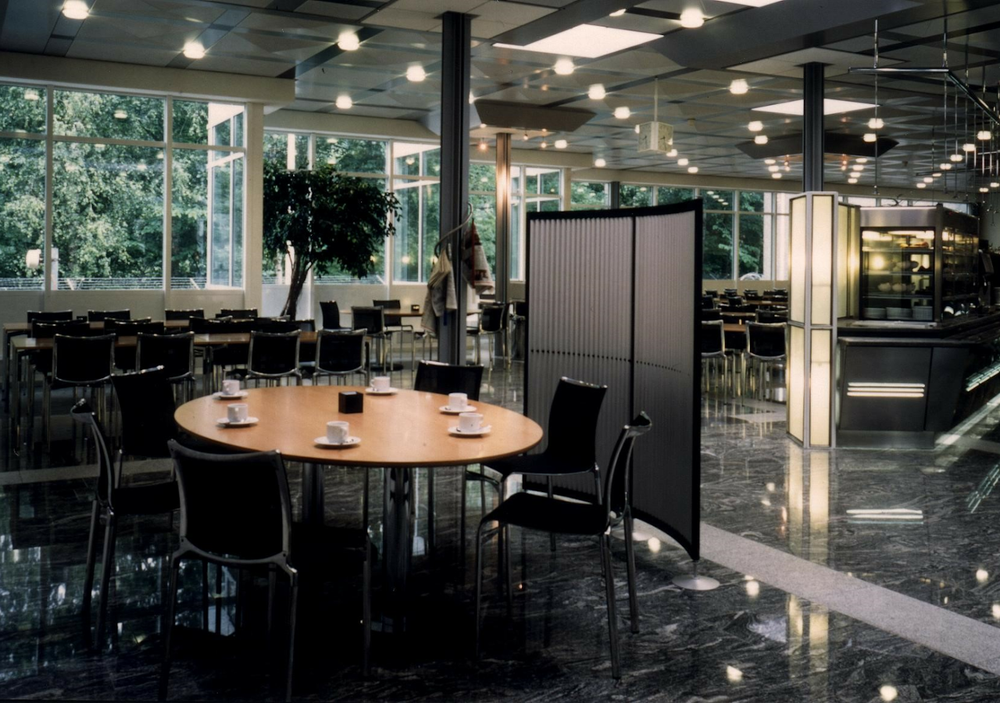
//> input picture Muehleberg.png, 1000 x 703 px, shrunk from 1280 x 900 before the run, given in place of the camera
$ ./laplace   (built with g++ and OpenCV 4)
//> lines starting //> are read from the running program, lines starting //| are printed output that depends on the picture
#include "opencv2/highgui/highgui.hpp"
#include "opencv2/imgproc/imgproc.hpp"
#include <opencv2/videoio/legacy/constants_c.h>

#include <ctype.h>
#include <stdio.h>
#include <iostream>

using namespace cv;
using namespace std;

static void
help() {
  cout << "\nThis program demonstrates Laplace point/edge detection using OpenCV function Laplacian()\n"
          "It captures from the camera of your choice: 0, 1, ... default 0\n"
          "Call:\n"
          "./laplace [camera #, default 0]\n"
       << endl;
}

int sigma = 3;
int smoothType = CV_GAUSSIAN;

int
main(int argc, char** argv) {
  VideoCapture cap;
  help();

  if(argc == 1 || (argc == 2 && strlen(argv[1]) == 1 && isdigit(argv[1][0])))
    cap.open(argc == 2 ? argv[1][0] - '0' : 0);
  else if(argc >= 2) {
    cap.open(argv[1]);
    if(cap.isOpened())
      cout << "Video " << argv[1] << ": width=" << cap.get(CV_CAP_PROP_FRAME_WIDTH) << ", height=" << cap.get(CV_CAP_PROP_FRAME_HEIGHT) << ", nframes=" << cap.get(CV_CAP_PROP_FRAME_COUNT) << endl;
    if(argc > 2 && isdigit(argv[2][0])) {
      int pos;
      sscanf(argv[2], "%d", &pos);
      cout << "seeking to frame #" << pos << endl;
      cap.set(CV_CAP_PROP_POS_FRAMES, pos);
    }
  }

  if(!cap.isOpened()) {
    cout << "Could not initialize capturing...\n";
    return -1;
  }

  namedWindow("Laplacian", 0);
  createTrackbar("Sigma", "Laplacian", &sigma, 15, 0);

  Mat smoothed, laplace, result;

  for(;;) {
    Mat frame;
    cap >> frame;
//> frame is the input picture: 703 rows x 1000 cols, CV_8UC3; mean B, G, R 66.5, 71.8, 71.5
    if(frame.empty())
      break;

    int ksize = (sigma * 5) | 1;
    if(smoothType == CV_GAUSSIAN)
      GaussianBlur(frame, smoothed, Size(ksize, ksize), sigma, sigma);
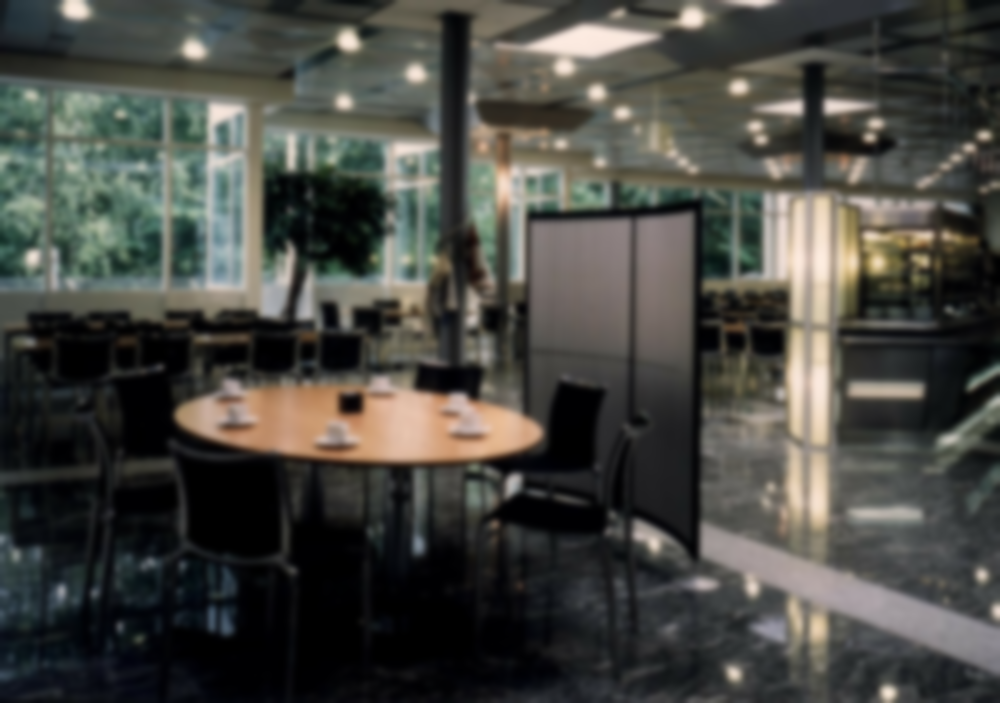
//> smoothed: 703 rows x 1000 cols, CV_8UC3; mean B, G, R 66.5, 71.8, 71.5
    else if(smoothType == CV_BLUR)
      blur(frame, smoothed, Size(ksize, ksize));
    else
      medianBlur(frame, smoothed, ksize);

    Laplacian(smoothed, laplace, CV_16S, 5);
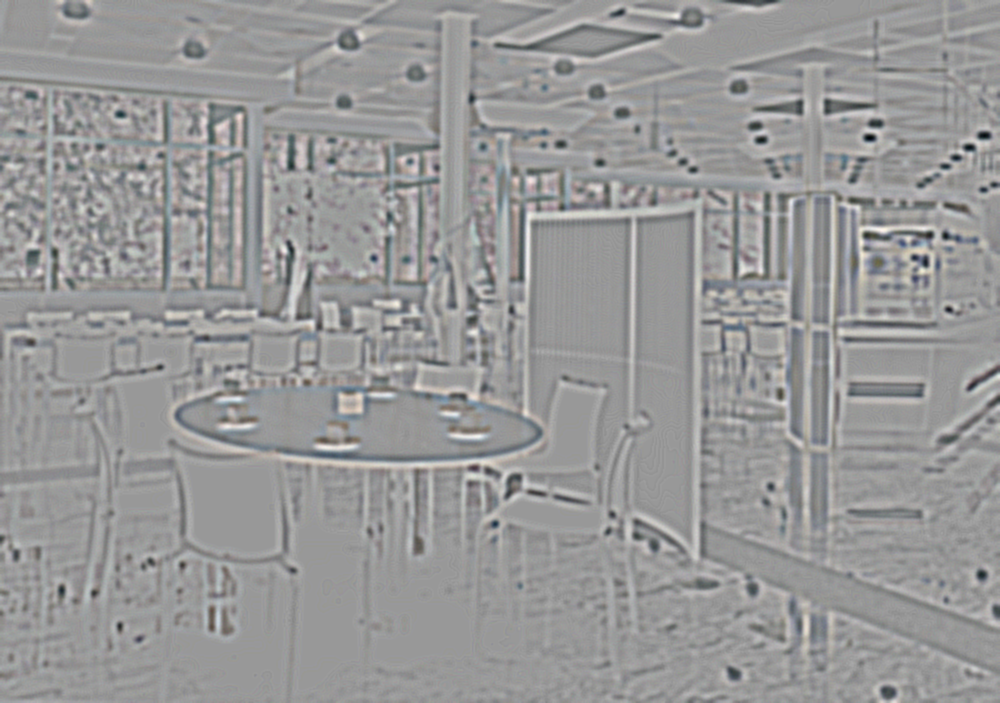
//> laplace: 703 rows x 1000 cols, CV_16SC3; mean B, G, R 0, 0, 0; drawn with min black and max white
    convertScaleAbs(laplace, result, (sigma + 1) * 0.25);
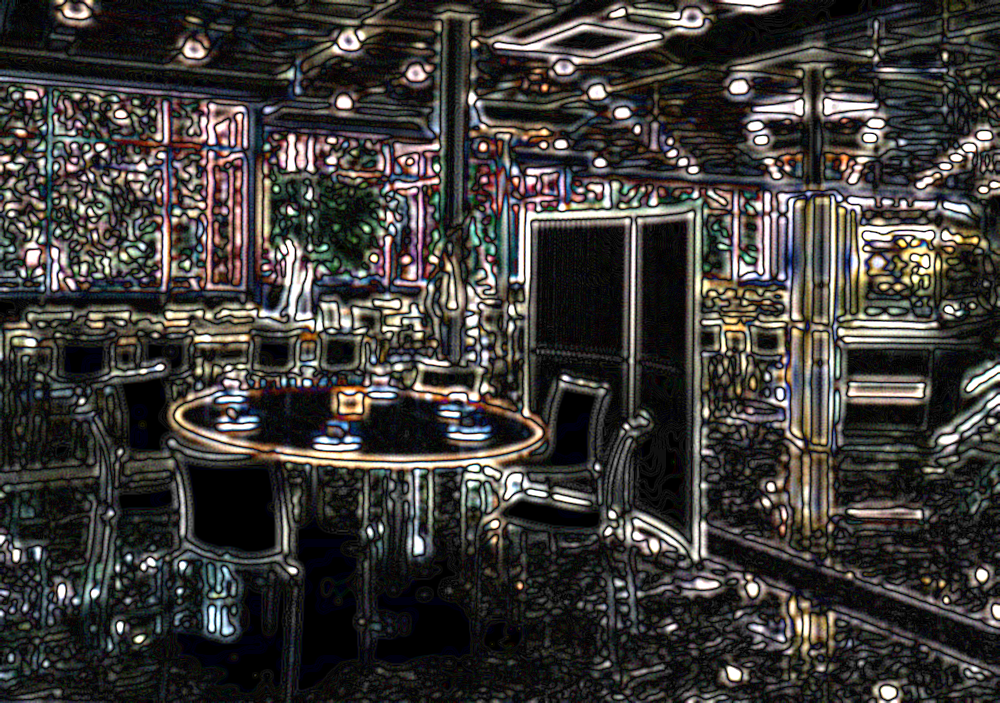
//> result: 703 rows x 1000 cols, CV_8UC3; mean B, G, R 57.6, 60.2, 62.6
    imshow("Laplacian", result);

    int c = waitKey(30);
//> the 'q' key is pressed
    if(c == ' ')
      smoothType = smoothType == CV_GAUSSIAN ? CV_BLUR : smoothType == CV_BLUR ? CV_MEDIAN : CV_GAUSSIAN;
    if(c == 'q' || c == 'Q' || (c & 255) == 27)
      break;
  }

  return 0;
}
